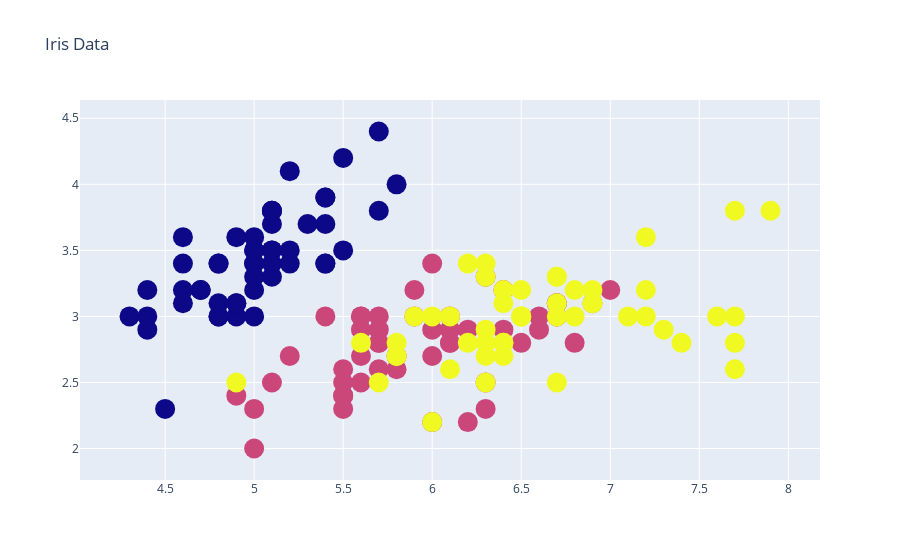

This figure's notebook cell:
### Markdown cell above
## 2. Graph_objects 이용

graph_object는 줄려서 go라고 많이 사용한다. figure 객체를 선언하고 figure 내에 필요한 data와 layout를 설정할 수 있다. 조금더 사용자가 원하는 그래프를 그릴 수 있다는 장점이 있다.

### Code cell
import plotly.graph_objects as go
fig = go.Figure(data=go.Scatter(x=df['sepal length (cm)'],
                                y= df['sepal width (cm)'],
                                mode='markers',
                               marker=dict(
                               size=20,
                               color=df['target'])))
fig.update_layout(title='Iris Data')
fig.show()

### Figure 1 — Plotly figure (JSON) as saved in the notebook; plotly's stock layout.template omitted (floating-point values rounded to 4 significant figures; data arrays with more than 128 entries replaced by an {"elided": "..."} marker saying what was removed)
{"data": [{"marker": {"color": {"elided": "150 int values"}, "size": 20}, "mode": "markers", "type": "scatter", "x": {"elided": "150 float values"}, "y": {"elided": "150 float values"}}], "layout": {"title": {"text": "Iris Data"}}}
